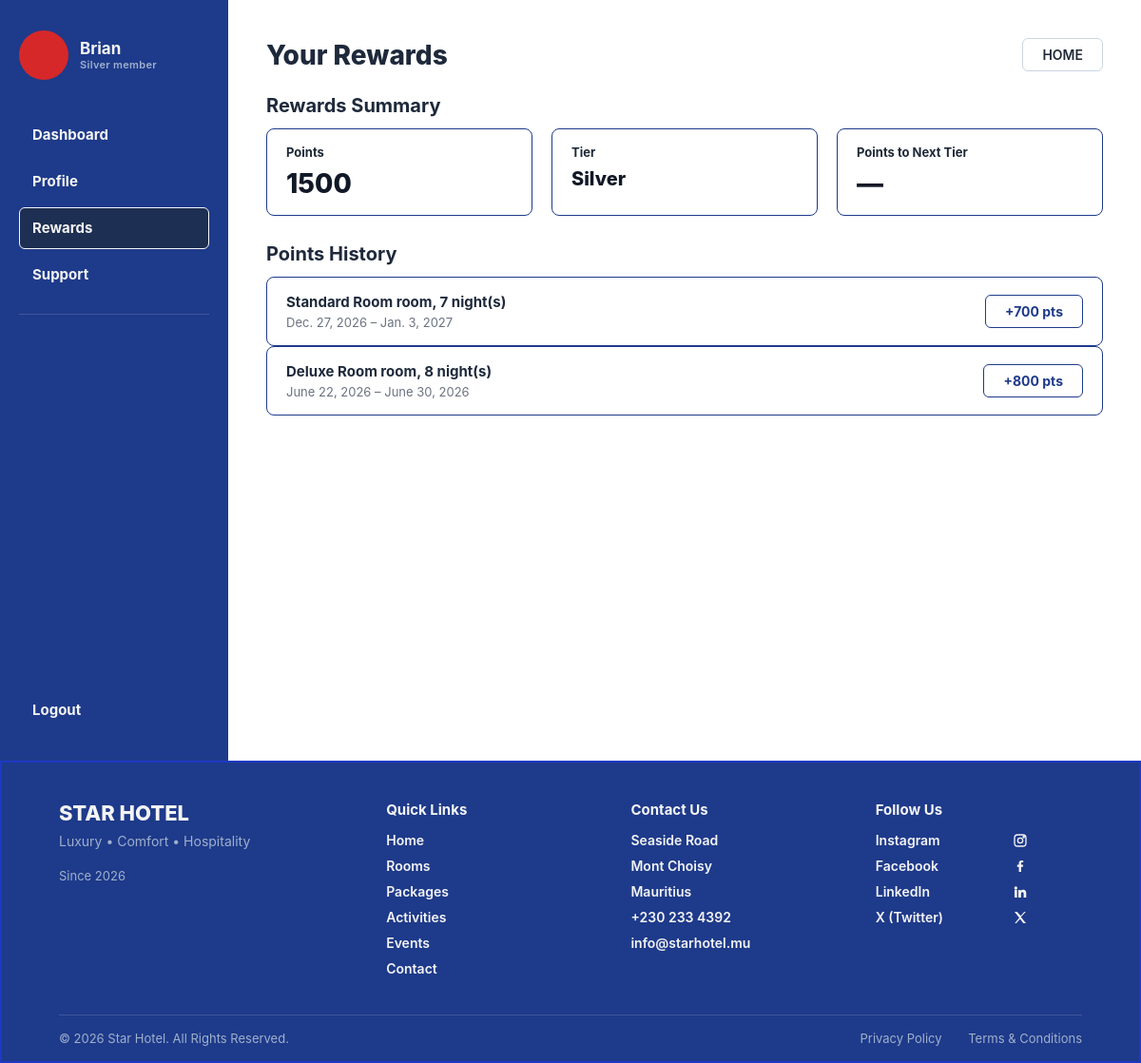
The app's page /rewards/, older data.
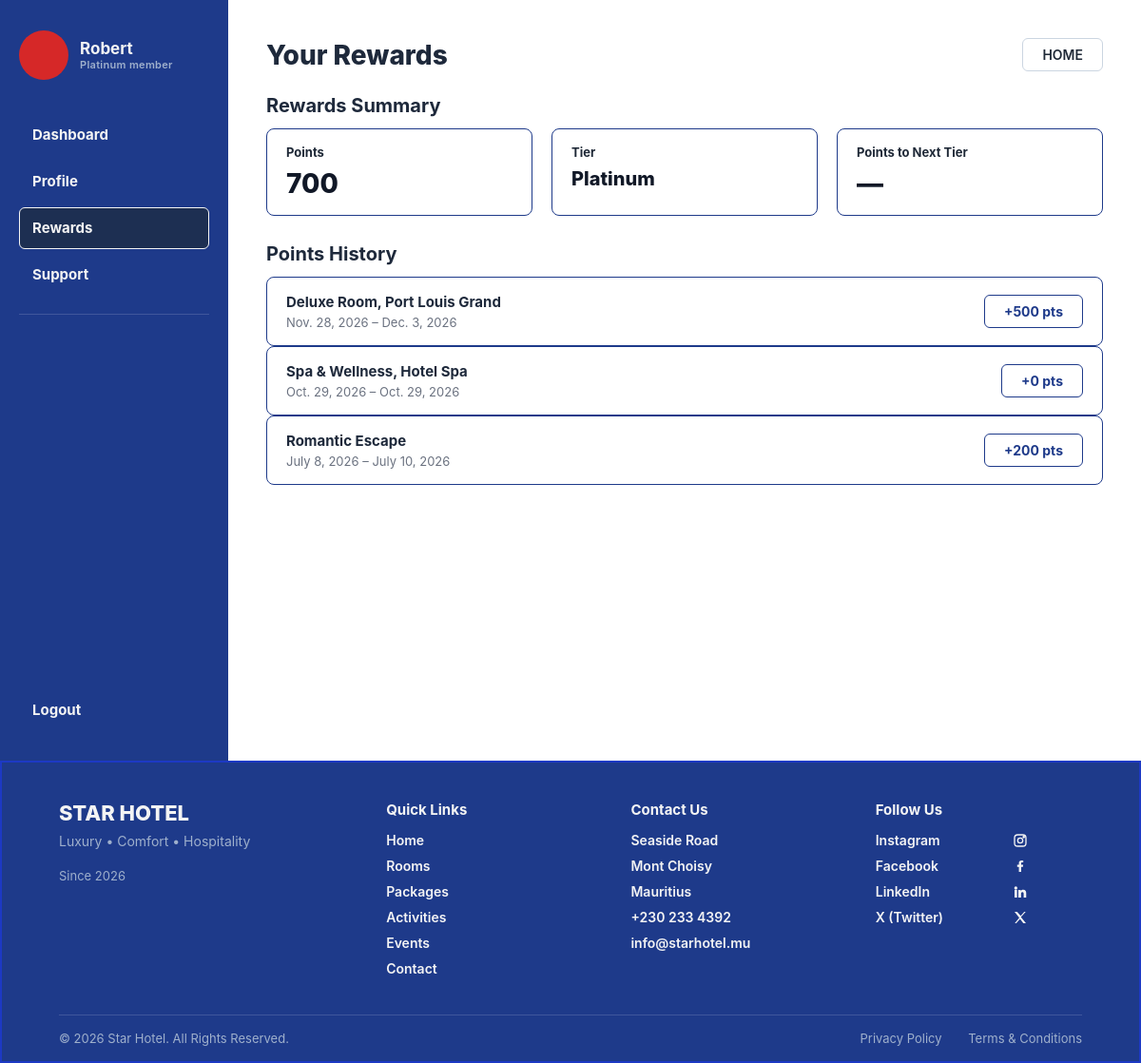
The same page, newer data.
### StarHotel/hotel/models.py (models this page shows, shortened)
class User(AbstractUser):
    dob = models.DateField(null=True, blank=True)
    phone = models.CharField(max_length=20, blank=True)
    address = models.CharField(max_length=255, blank=True)
    join_date = models.DateField(auto_now_add=True)

class Customer(User):
    nid = models.CharField(max_length=20, unique=True)
    loyalty = models.ForeignKey(
        Loyalty,
        on_delete=models.SET_NULL,
        null=True,
        blank=True,
        related_name='customers'
    )

class Loyalty(models.Model):
    loyalty_num = models.AutoField(primary_key=True)
    tier = models.CharField(max_length=50)
    discount_rate = models.FloatField(default=0.0)
    multiplier_rate = models.FloatField(default=1.0)

class Booking(models.Model):
    TYPE_CHOICES = [
        ('stay', 'Stay'),
        ('event', 'Event'),
        ('activity', 'Activity'),
    ]
    booking_type = models.CharField(max_length=10, choices=TYPE_CHOICES, default='stay')   # <-- NEW
    bk_id = models.AutoField(primary_key=True)
    no_of_guests = models.PositiveIntegerField()
    check_in = models.DateField()
    check_out = models.DateField()
    bk_date = models.DateField(auto_now_add=True)
    bk_status = models.CharField(max_length=20, default='pending')
    estimated_sum = models.DecimalField(max_digits=10, decimal_places=2)
    created_at = models.DateTimeField(auto_now_add=True)
    updated_at = models.DateTimeField(auto_now=True)
    customer = models.ForeignKey(
        Customer,
        on_delete=models.CASCADE,
        related_name='bookings'
    )
    branch = models.ForeignKey(
        Branch,
        on_delete=models.CASCADE,
        related_name='bookings'
    )

class Booking_Item(models.Model):
    bi_type = models.CharField(max_length=20)
    price = models.DecimalField(max_digits=10, decimal_places=2)
    payment_method = models.CharField(max_length=30)
    purchase_date = models.DateField(auto_now_add=True)
    description = models.CharField(max_length=255, blank=True)
    booking = models.ForeignKey(
        Booking,
        on_delete=models.CASCADE,
        related_name='booking_items'
    )

### StarHotel/hotel/views.py (the view)
# urls.py: path("rewards/", views.customer_rewards, name="customer_rewards"),
def customer_rewards(request):
    customer = get_current_customer(request)
    if customer is None:
        return render(request, "hotel/customer_rewards.html", {"no_customers": True})
    bookings = customer.bookings.exclude(bk_status="cancelled").select_related("branch").prefetch_related(
        "booking_items"
    ).order_by("-check_in")
    history = []
    total_points = 0
    for b in bookings:
        nights = (b.check_out - b.check_in).days
        pts = nights * 100
        total_points += pts
        history.append({"booking": b, "points": pts})
    context = {
        "customer": customer,
        "total_points": total_points,
        "history": history,
    }
    return render(request, "hotel/customer_rewards.html", context)

### StarHotel/hotel/views.py (called while the page is built)
def get_current_customer(request):
    if request.user.is_authenticated:
        try:
            return request.user.customer
        except Customer.DoesNotExist:
            pass
    return Customer.objects.select_related("loyalty").first()

### StarHotel/hotel/templates/hotel/customer_rewards.html (shortened to what this page needs)
{% extends "base.html" %}
{% load static %}
{% block content %}
    <div class="layout">
        <aside class="sidebar">
            <div class="profile">
                <div class="avatar"></div>
                <div class="profile-info">
                    <div class="name">{{ customer.first_name|default:customer.username }}</div>
                    <div class="member">{{ customer.loyalty.tier|default:"No tier" }} member</div>
                </div>
            </div>
            <nav id="nav">
                <div class="nav-highlight" id="navHighlight"></div>
                <a href="{% url 'customer_dashboard' %}" class="nav-item {% if request.resolver_match.url_name == 'customer_dashboard' %}active{% endif %}">Dashboard</a>
                <a href="{% url 'customer_profile' %}" class="nav-item {% if request.resolver_match.url_name == 'customer_profile' %}active{% endif %}">Profile</a>
                <a href="{% url 'customer_rewards' %}" class="nav-item {% if request.resolver_match.url_name == 'customer_rewards' %}active{% endif %}">Rewards</a>
                <a href="{% url 'customer_support' %}" class="nav-item {% if request.resolver_match.url_name == 'customer_support' %}active{% endif %}">Support</a>
            </nav>
            <hr class="divider">
            <a href="#" class="logout">Logout</a>
        </aside>
        <div class="dashboard-content">
            <div class="content-header">
                <h1>Your Rewards</h1>
                <a href="{% url 'home' %}" class="btn-home">HOME</a>
            </div>
            <h2 class="section-title">Rewards Summary</h2>
            <div class="stats-row">
                <div class="stat-box">
                    <div class="stat-label">Points</div>
                    <div class="stat-value">{{ total_points }}</div>
                </div>
                <div class="stat-box">
                    <div class="stat-label">Tier</div>
                    <div class="stat-value" style="font-size:20px;">{{ customer.loyalty.tier|default:"None" }}</div>
                </div>
                <div class="stat-box">
                    <div class="stat-label">Points to Next Tier</div>
                    <div class="stat-value">&mdash;</div>
                </div>
            </div>
            <h2 class="section-title">Points History</h2>
            {% for entry in history %}
            <div class="past-booking-row">
                <div>
                    <div class="past-booking-name">{{ entry.booking.booking_items.first.description|default:"Booking" }}</div>
                    <div class="past-booking-dates">{{ entry.booking.check_in }} &ndash; {{ entry.booking.check_out }}</div>
                </div>
                <span class="btn-book-again" style="cursor:default;">+{{ entry.points }} pts</span>
            </div>
            {% empty %}
            <p>No points history yet.</p>
            {% endfor %}
        </div>
    </div>
{% endblock %}

Row changes from the older to the newer data that the page shows:
removed User: first_name "Brian"
removed Customer: loyalty.tier "Silver"
removed Booking: booking.booking_items.first.description "Standard Room room, 7 night(s)", booking.check_in "Dec. 27, 2026", booking.check_out "Jan. 3, 2027", points "700"
removed Booking: booking.booking_items.first.description "Deluxe Room room, 8 night(s)", booking.check_in "June 22, 2026", booking.check_out "June 30, 2026", points "800"
added User: first_name "Robert"
added Customer: loyalty.tier "Platinum"
added Booking: booking.booking_items.first.description "Deluxe Room, Port Louis Grand", booking.check_in "Nov. 28, 2026", booking.check_out "Dec. 3, 2026", points "500"
added Booking: booking.booking_items.first.description "Spa & Wellness, Hotel Spa", booking.check_in "Oct. 29, 2026", booking.check_out "Oct. 29, 2026", points "0"
added Booking: booking.booking_items.first.description "Romantic Escape", booking.check_in "July 8, 2026", booking.check_out "July 10, 2026", points "200"
Text that changed along with them:
{{ total_points }}: "1500" → "700"
